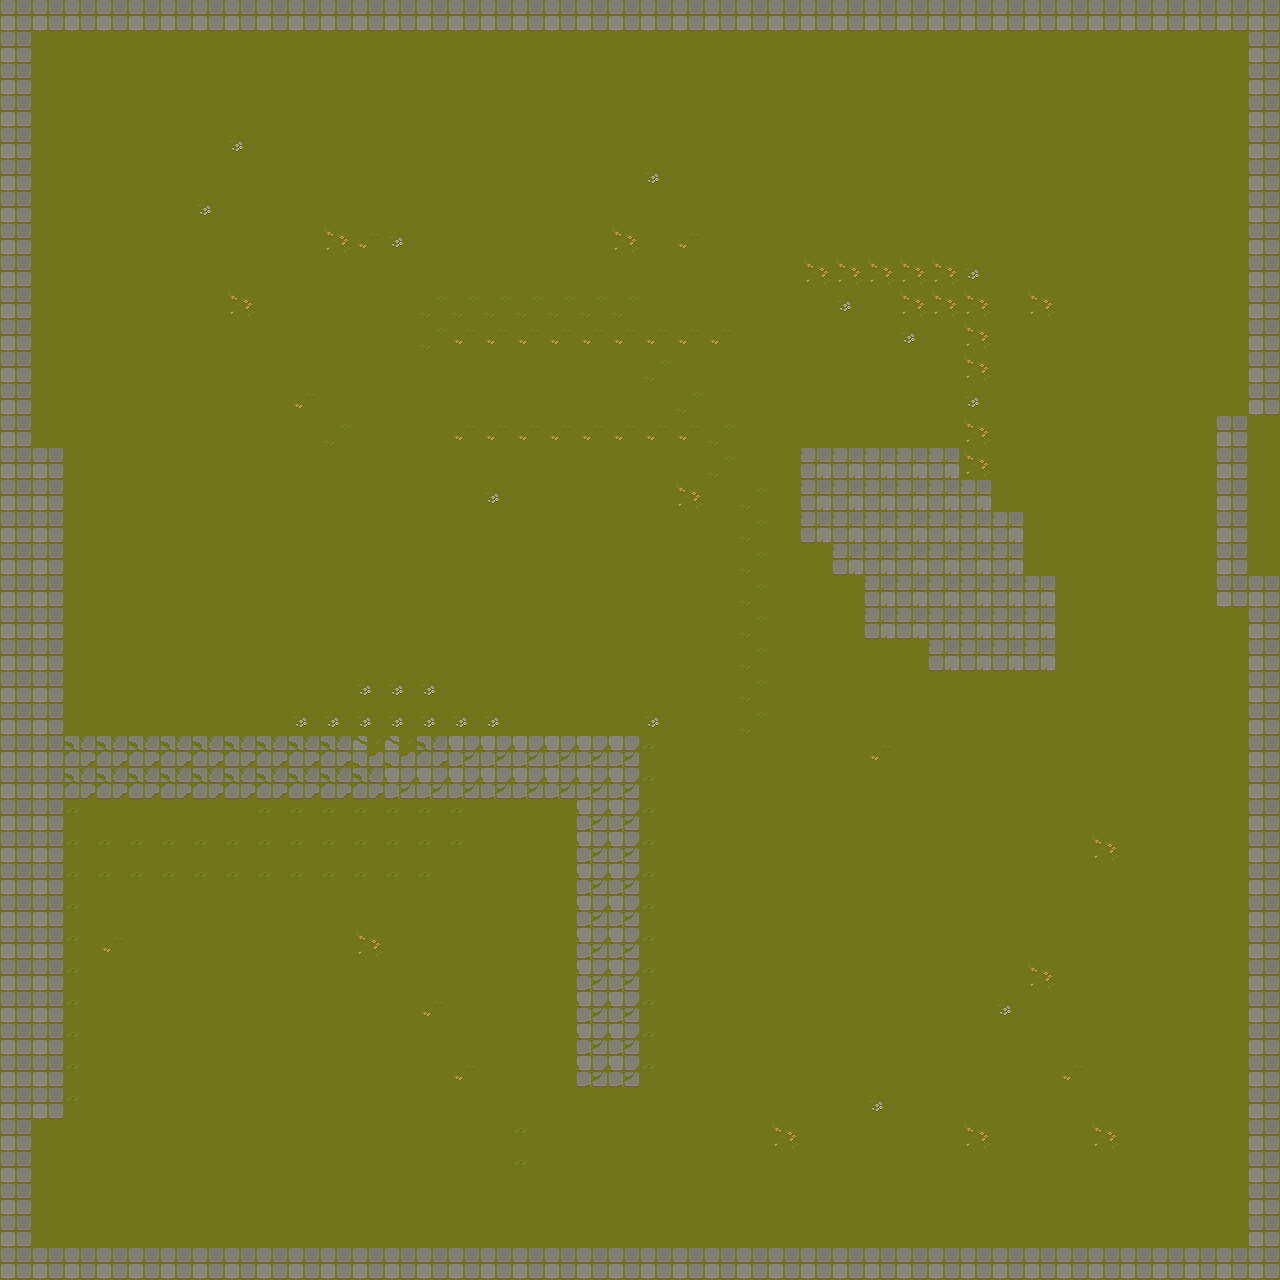

Rendered tile map (Tiled .tmx) drawn with the repository's tilesets; below, a short description and the full map source, tile grids included:
An orthogonal 40x40 tile map with 32x32 px tiles, 1 tile layer (Tile Layer 1) and 3 objects (Player).

<map version="1.10" tiledversion="1.10.2" orientation="orthogonal" renderorder="right-down" width="40" height="40" tilewidth="32" tileheight="32" infinite="0" nextlayerid="3" nextobjectid="14">
 <tileset firstgid="1" source="TX Tileset Grass.tsx" />
 <layer id="1" name="Tile Layer 1" width="40" height="40">
  <data encoding="csv">
33,33,33,33,33,33,33,33,33,33,33,33,33,33,33,33,33,33,33,33,33,33,33,33,33,33,33,33,33,33,33,33,33,33,33,33,33,33,33,33,
33,1,1,1,1,1,1,1,1,1,1,1,1,1,1,1,1,1,1,1,1,1,1,1,1,1,1,1,1,1,1,1,1,1,1,1,1,1,1,33,
33,1,1,1,1,1,1,1,1,1,1,1,1,1,1,1,1,1,1,1,1,1,1,1,1,1,1,1,1,1,1,1,1,1,1,1,1,1,1,33,
33,1,1,1,1,1,1,1,1,1,1,1,1,1,1,1,1,1,1,1,1,1,1,1,1,1,1,1,1,1,1,1,1,1,1,1,1,1,1,33,
33,1,1,1,1,1,1,13,1,1,1,1,1,1,1,1,1,1,1,1,1,1,1,1,1,1,1,1,1,1,1,1,1,1,1,1,1,1,1,33,
33,1,1,1,1,1,1,1,1,1,1,1,1,1,1,1,1,1,1,1,13,1,1,1,1,1,1,1,1,1,1,1,1,1,1,1,1,1,1,33,
33,1,1,1,1,1,13,1,1,1,1,1,1,1,1,1,1,1,1,1,1,1,1,1,1,1,1,1,1,1,1,1,1,1,1,1,1,1,1,33,
33,1,1,1,1,1,1,1,1,1,30,21,13,1,1,1,1,1,1,30,1,21,1,1,1,1,1,1,1,1,1,1,1,1,1,1,1,1,1,33,
33,1,1,1,1,1,1,1,1,1,1,1,1,1,1,1,1,1,1,1,1,1,1,1,1,30,30,30,30,30,13,1,1,1,1,1,1,1,1,33,
33,1,1,1,1,1,1,30,1,1,1,1,1,10,10,10,10,10,10,10,1,1,1,1,1,1,13,1,30,30,30,1,30,1,1,1,1,1,1,33,
33,1,1,1,1,1,1,1,1,1,1,1,1,10,21,21,21,21,21,21,21,21,21,1,1,1,1,1,13,1,30,1,1,1,1,1,1,1,1,33,
33,1,1,1,1,1,1,1,1,1,1,1,1,1,1,1,1,1,1,1,10,1,1,1,1,1,1,1,1,1,30,1,1,1,1,1,1,1,1,33,
33,1,1,1,1,1,1,1,1,21,1,1,1,1,1,1,1,1,1,1,1,10,1,1,1,1,1,1,1,1,13,1,1,1,1,1,1,1,1,33,
33,1,1,1,1,1,1,1,1,1,10,1,1,1,21,21,21,21,21,21,21,21,10,1,1,1,1,1,1,1,30,1,1,1,1,1,1,1,33,1,
33,33,1,1,1,1,1,1,1,1,1,1,1,1,1,1,1,1,1,1,1,1,10,1,1,34,34,34,34,34,30,1,1,1,1,1,1,1,33,1,
33,33,1,1,1,1,1,1,1,1,1,1,1,1,1,13,1,1,1,1,1,30,1,10,1,34,34,34,34,34,34,1,1,1,1,1,1,1,33,1,
33,33,1,1,1,1,1,1,1,1,1,1,1,1,1,1,1,1,1,1,1,1,1,10,1,34,34,34,34,34,34,34,1,1,1,1,1,1,33,1,
33,33,1,1,1,1,1,1,1,1,1,1,1,1,1,1,1,1,1,1,1,1,1,10,1,1,34,34,34,34,34,34,1,1,1,1,1,1,33,1,
33,33,1,1,1,1,1,1,1,1,1,1,1,1,1,1,1,1,1,1,1,1,1,10,1,1,1,34,34,34,34,34,34,1,1,1,1,1,33,33,
33,33,1,1,1,1,1,1,1,1,1,1,1,1,1,1,1,1,1,1,1,1,1,10,1,1,1,34,34,34,34,34,34,1,1,1,1,1,1,33,
33,33,1,1,1,1,1,1,1,1,1,1,1,1,1,1,1,1,1,1,1,1,1,10,1,1,1,1,1,34,34,34,34,1,1,1,1,1,1,33,
33,33,1,1,1,1,1,1,1,1,1,13,13,13,1,1,1,1,1,1,1,1,1,10,1,1,1,1,1,1,1,1,1,1,1,1,1,1,1,33,
33,33,1,1,1,1,1,1,1,13,13,13,13,13,13,13,1,1,1,1,13,1,1,10,1,1,1,1,1,1,1,1,1,1,1,1,1,1,1,33,
33,33,50,50,50,50,50,50,50,50,50,62,62,50,42,42,42,42,42,42,2,1,1,1,1,1,1,21,1,1,1,1,1,1,1,1,1,1,1,33,
33,33,50,50,50,50,50,50,50,50,50,50,42,42,42,42,42,42,42,42,2,1,1,1,1,1,1,1,1,1,1,1,1,1,1,1,1,1,1,33,
33,33,2,1,1,1,1,1,2,2,2,2,2,2,2,1,1,1,42,42,2,1,1,1,1,1,1,1,1,1,1,1,1,1,1,1,1,1,1,33,
33,33,2,2,2,2,2,2,2,2,2,2,2,2,2,1,1,1,42,42,2,1,1,1,1,1,1,1,1,1,1,1,1,1,30,1,1,1,1,33,
33,33,2,2,2,2,2,2,2,2,2,2,2,2,1,1,1,1,42,42,2,1,1,1,1,1,1,1,1,1,1,1,1,1,1,1,1,1,1,33,
33,33,2,1,1,1,1,1,1,1,1,1,1,1,1,1,1,1,42,42,2,1,1,1,1,1,1,1,1,1,1,1,1,1,1,1,1,1,1,33,
33,33,2,21,1,1,1,1,1,1,1,30,1,1,1,1,1,1,42,42,2,1,1,1,1,1,1,1,1,1,1,1,1,1,1,1,1,1,1,33,
33,33,2,1,1,1,1,1,1,1,1,1,1,1,1,1,1,1,42,42,2,1,1,1,1,1,1,1,1,1,1,1,30,1,1,1,1,1,1,33,
33,33,2,1,1,1,1,1,1,1,1,1,1,21,1,1,1,1,42,42,2,1,1,1,1,1,1,1,1,1,1,13,1,1,1,1,1,1,1,33,
33,33,2,1,1,1,1,1,1,1,1,1,1,1,1,1,1,1,42,42,2,1,1,1,1,1,1,1,1,1,1,1,1,1,1,1,1,1,1,33,
33,33,2,1,1,1,1,1,1,1,1,1,1,1,21,1,1,1,42,42,2,1,1,1,1,1,1,1,1,1,1,1,1,21,1,1,1,1,1,33,
33,33,2,1,1,1,1,1,1,1,1,1,1,1,1,1,1,1,1,1,1,1,1,1,1,1,1,13,1,1,1,1,1,1,1,1,1,1,1,33,
33,1,1,1,1,1,1,1,1,1,1,1,1,1,1,1,2,1,1,1,1,1,1,1,30,1,1,1,1,1,30,1,1,1,30,1,1,1,1,33,
33,1,1,1,1,1,1,1,1,1,1,1,1,1,1,1,2,1,1,1,1,1,1,1,1,1,1,1,1,1,1,1,1,1,1,1,1,1,1,33,
33,1,1,1,1,1,1,1,1,1,1,1,1,1,1,1,1,1,1,1,1,1,1,1,1,1,1,1,1,1,1,1,1,1,1,1,1,1,1,33,
33,1,1,1,1,1,1,1,1,1,1,1,1,1,1,1,1,1,1,1,1,1,1,1,1,1,1,1,1,1,1,1,1,1,1,1,1,1,1,33,
33,33,33,33,33,33,33,33,33,33,33,33,33,33,33,33,33,33,33,33,33,33,33,33,33,33,33,33,33,33,33,33,33,33,33,33,33,33,33,33
</data>
 </layer>
 <objectgroup id="2" name="spawn_points">
  <object id="11" name="Player" type="Player" x="576.738" y="673.21" width="30.2001" height="30.6195" />
  <object id="12" x="616" y="626" />
  <object id="13" x="576" y="557" />
 </objectgroup>
</map>
